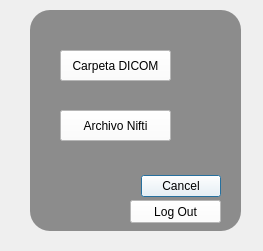
<?xml version="1.0" encoding="UTF-8"?>
<ui version="4.0">
 <class>Dialog</class>
 <widget class="QDialog" name="Dialog">
  <property name="geometry">
   <rect>
    <x>0</x>
    <y>0</y>
    <width>263</width>
    <height>251</height>
   </rect>
  </property>
  <property name="windowTitle">
   <string>Dialog</string>
  </property>
  <widget class="QDialogButtonBox" name="buttonBox">
   <property name="geometry">
    <rect>
     <x>60</x>
     <y>170</y>
     <width>161</width>
     <height>32</height>
    </rect>
   </property>
   <property name="styleSheet">
    <string notr="true">background-color: rgb(255, 255, 255);</string>
   </property>
   <property name="orientation">
    <enum>Qt::Horizontal</enum>
   </property>
   <property name="standardButtons">
    <set>QDialogButtonBox::Cancel</set>
   </property>
  </widget>
  <widget class="QPushButton" name="dcm">
   <property name="geometry">
    <rect>
     <x>60</x>
     <y>50</y>
     <width>111</width>
     <height>31</height>
    </rect>
   </property>
   <property name="styleSheet">
    <string notr="true">background-color: rgb(255, 255, 255);</string>
   </property>
   <property name="text">
    <string>Carpeta DICOM</string>
   </property>
  </widget>
  <widget class="QPushButton" name="nii">
   <property name="geometry">
    <rect>
     <x>60</x>
     <y>110</y>
     <width>111</width>
     <height>31</height>
    </rect>
   </property>
   <property name="styleSheet">
    <string notr="true">background-color: rgb(255, 255, 255);</string>
   </property>
   <property name="text">
    <string>Archivo Nifti</string>
   </property>
  </widget>
  <widget class="QLabel" name="label">
   <property name="geometry">
    <rect>
     <x>30</x>
     <y>10</y>
     <width>211</width>
     <height>221</height>
    </rect>
   </property>
   <property name="styleSheet">
    <string notr="true">background-color: qlineargradient(spread:pad, x1:0, y1:0, x2:1, y2:0, stop:0 rgba(0, 0, 0, 255), stop:1 rgba(255, 255, 255, 255));
border-radius:20px;
background-color: rgb(140, 140, 140);</string>
   </property>
   <property name="text">
    <string/>
   </property>
  </widget>
  <widget class="QPushButton" name="log_out">
   <property name="geometry">
    <rect>
     <x>130</x>
     <y>200</y>
     <width>91</width>
     <height>23</height>
    </rect>
   </property>
   <property name="styleSheet">
    <string notr="true">background-color: rgb(255, 255, 255);</string>
   </property>
   <property name="text">
    <string>Log Out</string>
   </property>
  </widget>
  <zorder>label</zorder>
  <zorder>buttonBox</zorder>
  <zorder>dcm</zorder>
  <zorder>nii</zorder>
  <zorder>log_out</zorder>
 </widget>
 <resources/>
 <connections>
  <connection>
   <sender>buttonBox</sender>
   <signal>accepted()</signal>
   <receiver>Dialog</receiver>
   <slot>accept()</slot>
   <hints>
    <hint type="sourcelabel">
     <x>248</x>
     <y>254</y>
    </hint>
    <hint type="destinationlabel">
     <x>157</x>
     <y>274</y>
    </hint>
   </hints>
  </connection>
  <connection>
   <sender>buttonBox</sender>
   <signal>rejected()</signal>
   <receiver>Dialog</receiver>
   <slot>reject()</slot>
   <hints>
    <hint type="sourcelabel">
     <x>316</x>
     <y>260</y>
    </hint>
    <hint type="destinationlabel">
     <x>286</x>
     <y>274</y>
    </hint>
   </hints>
  </connection>
 </connections>
</ui>
